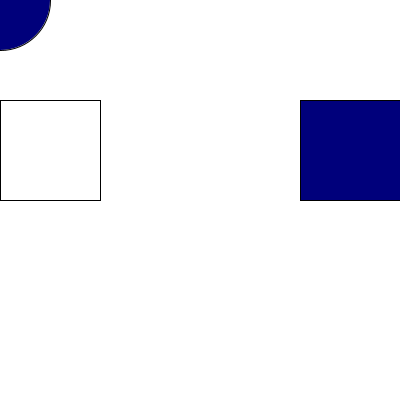
Frame 1 (no input)
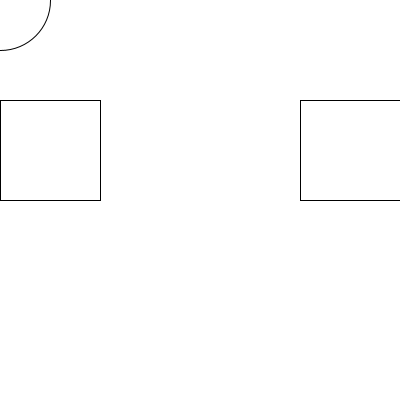
Frame 60 (the mouse pressed at the canvas centre just before this capture)
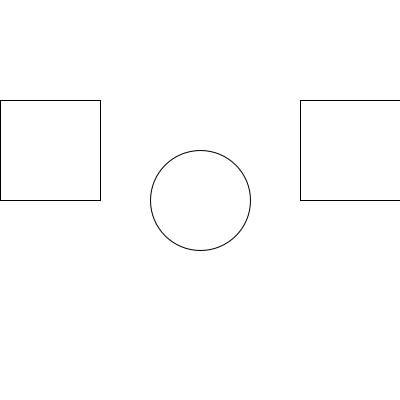
Frame 120 (the mouse held since frame 60 and released just before this capture)

The Processing sketch that drew these frames (run headless with seeded random() and noise(); from frame 60 on, the mouse is pressed at the canvas centre):

// Processing sketch: aula09_grupo02_exercicio02
// ── aula09_grupo02_exercicio02.pde
float azul=0;
void setup(){ size(400,400); }
void draw(){
  background(255);
  //ver colisão e muda cor 
  rect(0,100,100,100); //esquerda
  //ver colisão e muda cor
  if(azul < 100){
    fill(0,0,123);
  }else{
    fill(255);
  }
  rect(300,100,100,100); //direita
  ellipse(mouseX,mouseY,100,100);
  azul = dist(mouseX,mouseY, 350,150);
}
